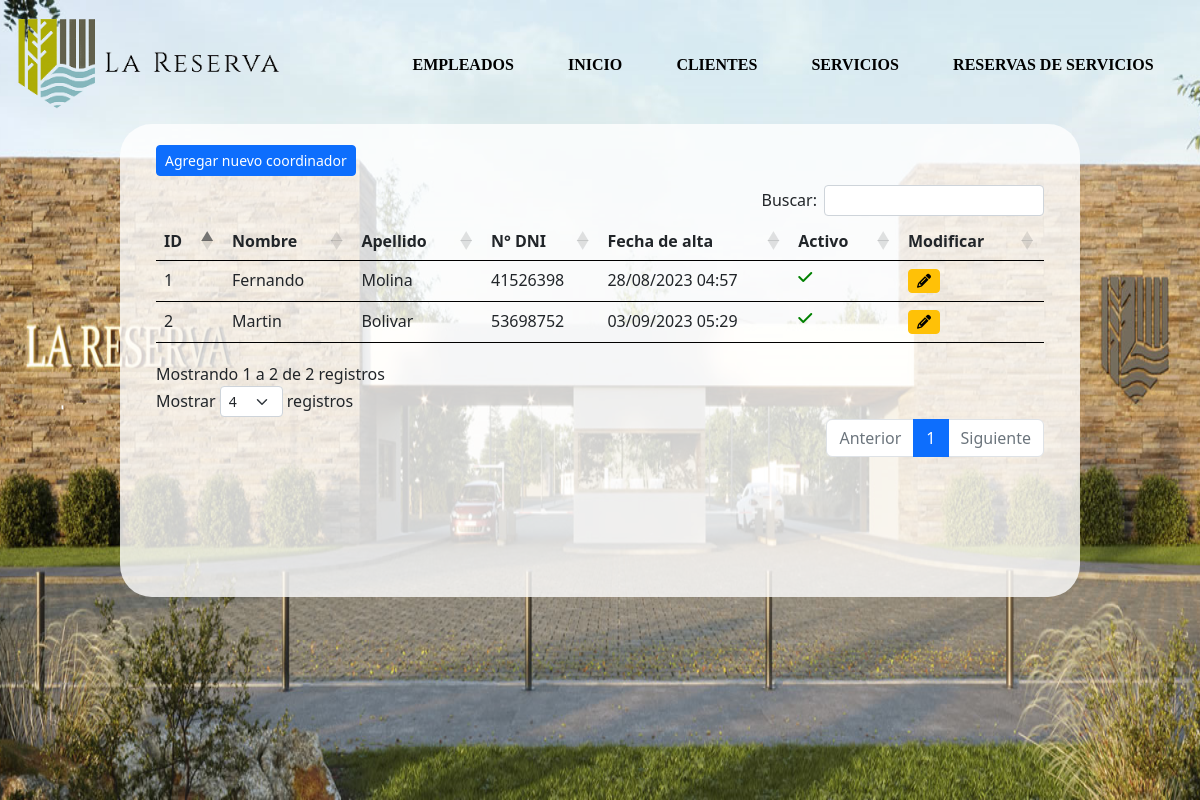
/reserva/coordinadores/listado/, run on the app's committed database.
### reserva/models.py (models this page shows, shortened)
class Coordinador(models.Model):
    nombre = models.CharField(verbose_name="Nombre",max_length=50)
    apellido = models.CharField(verbose_name="Apellido",max_length=50)
    numero_documento = models.IntegerField(verbose_name="Numero de documento", unique=True)
    fecha_alta = models.DateTimeField(verbose_name="Fecha de alta",auto_now_add=True)
    activo = models.BooleanField(verbose_name="Activo",default=True)

### reserva/views.py (the view)
# urls.py: path('coordinadores/listado/', views.listado_coordinadores, name="listado_coordinadores"),
def listado_coordinadores(request):
    coordinadores = Coordinador.objects.all()
    context = {
        "coordinadores": coordinadores
    }
    return render(request, "reserva/listar_coordinador.html", context)

### reserva/templates/reserva/listar_coordinador.html (shortened to what this page needs)
{% load static %}
<link rel="stylesheet" href="{% static 'css/listados.css' %}">
<link rel="stylesheet" href="https://cdnjs.cloudflare.com/ajax/libs/font-awesome/6.2.1/css/all.min.css" />
<link rel="stylesheet" href="https://cdn.jsdelivr.net/npm/bootstrap@5.2.3/dist/css/bootstrap.min.css" />
<link href="https://cdn.datatables.net/1.13.4/css/dataTables.bootstrap5.min.css" rel="stylesheet"/>
<link href="https://cdn.datatables.net/buttons/2.3.6/css/buttons.bootstrap5.min.css" rel="stylesheet"/>
<div class="base-container">
    <img src="{% static 'img/BANNER-01.png' %}" alt="" width="100%" id="fondo">
    <div class="top">
        <div class="logo">
            <img src="{% static 'img/LaReserva.png' %}" alt="" id="logo">
        </div>
        <div class="navegador">
            <a href="{% url 'listado_empleados' %}">EMPLEADOS</a>
            <a href="{% url 'home' %}">INICIO</a>
            <a href="{% url 'listado_clientes' %}">CLIENTES</a>
            <a href="{% url 'listado_servicios' %}">SERVICIOS</a>
            <a href="{% url 'listado_reservas_de_servicios' %}">RESERVAS DE SERVICIOS</a>
        </div>
    </div>
    {% load tz %}
    <div class="container mt-4" id="tabla">
        <div class="row">
            <div class="col-sm-12 col-md-12 col-lg-12 col-xl-12">
                <a href="{% url 'registrar_coordinador' %}" id="nuevo"><button class='btn btn-sm btn-primary'>Agregar nuevo coordinador</button></a>
                <div class="table-responsive" id="scroll">
                    <table id="listado" class="table">
                        <thead>
                            <tr class="fila">
                                <th>ID</th>
                                <th>Nombre</th>
                                <th>Apellido</th>
                                <th>N° DNI</th>
                                <th>Fecha de alta</th>
                                <th>Activo</th>
                                <th>Modificar</th>
                            </tr>
                        </thead>
                        <tbody>
                            {% for coordinador in coordinadores %}
                            <tr class="fila">
                                <td>{{coordinador.id}}</td>
                                <td>{{coordinador.nombre}}</td>
                                <td>{{coordinador.apellido}}</td>
                                <td>{{coordinador.numero_documento}}</td>
                                <td>{{coordinador.fecha_alta|localtime|date:"d/m/Y H:i"}}</td>
                                {% if coordinador.activo %}
                                    <td><a href="{% url 'desactivar_coordinador' coordinador.id %}"><i class='fa-solid fa-check' style='color: green;'></a></td>
                                {% else %}
                                    <td><a href="{% url 'activar_coordinador' coordinador.id %}"><i class='fa-solid fa-xmark' style='color: red;'></a></td>
                                {% endif %}
                                <td><a href="{% url 'modificar_coordinador' coordinador.id %}"><button class='btn btn-sm btn-warning'><i class='fa-solid fa-pencil'></i></button></a></td>
                            </tr>
                            {% endfor %}
                        </tbody>
                    </table>
                </div>
            </div>
        </div>
    </div>
</div>

### ProyectoAlkemy/static/css/listados.css (style rules this page uses)
* { margin: 0; padding: 0; box-sizing: border-box; }
.base-container { position: relative; }
#fondo { height: 100%; }
.top { position: absolute; display: flex; width: 100%; top: 0; }
.logo { padding: 15px; }
#logo { width: 80%; }
.navegador { margin: auto; }
.navegador a { color: black; font-size: 1em; font-weight: 800; text-decoration: none; font-family: 'Times New Roman', Times, serif; margin: 0 25px; }
#tabla { position: absolute; top: 100; background-color: rgba(255, 255, 255, 0.8); width: 80%; margin: 0 10%; padding: 1% 3%; border-radius: 2rem; }
#nuevo { display: flex; max-width: max-content; padding: 1% 0; }
#scroll { overflow:scroll; height:400px; width:100%; }
.fila { border: 1px solid black; }

### data on the page
Coordinador: id "1", nombre "Fernando", apellido "Molina", numero_documento "41526398", fecha_alta "28/08/2023 04:57", activo True (drawn)
Coordinador: id "2", nombre "Martin", apellido "Bolivar", numero_documento "53698752", fecha_alta "03/09/2023 05:29", activo True (drawn)
